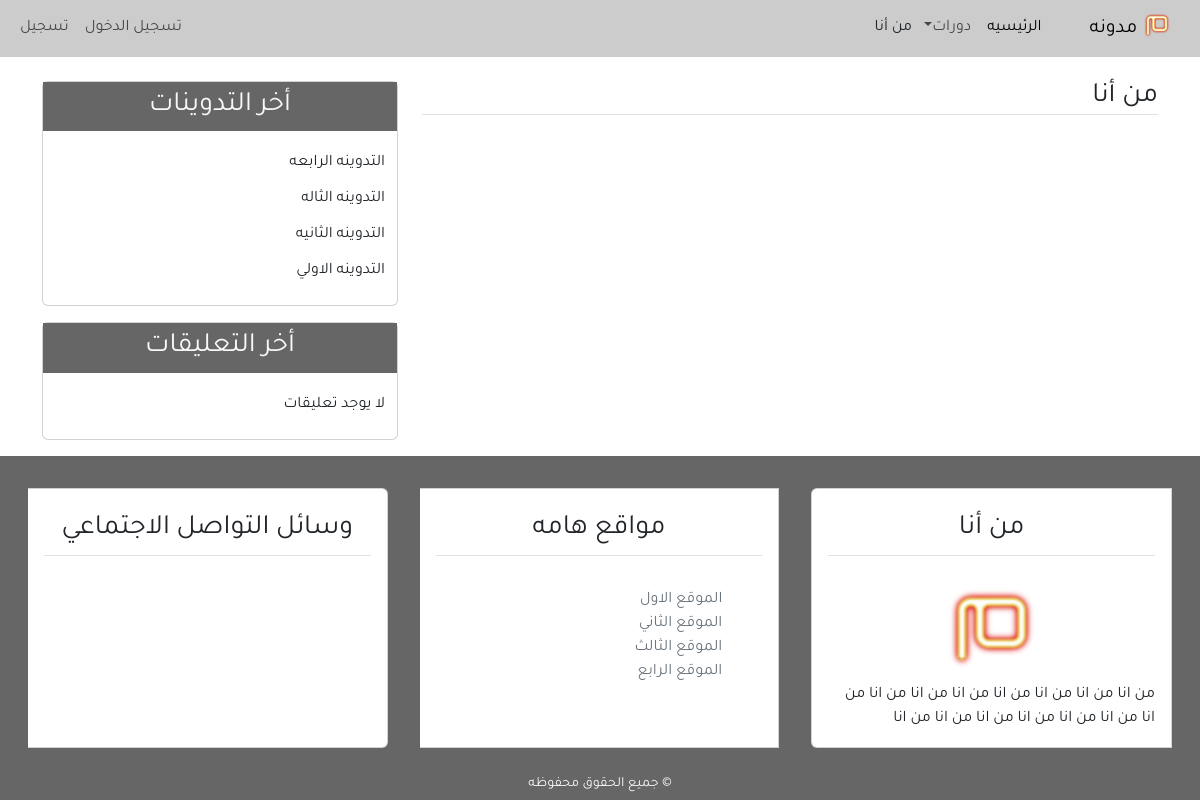
The page /about/ on the database its author committed.
### blog/models.py (models this page shows, shortened)
class Post(models.Model):
    title = models.CharField(max_length=100)
    content = models.TextField()
    post_date = models.DateTimeField(default=timezone.now)
    post_update = models.DateTimeField(auto_now=True)
    author = models.ForeignKey(User, on_delete=models.CASCADE)
    class Meta:
        ordering = ('-post_date'),

### blog/views.py (the view)
# urls.py: path('about/', views.about, name='about'),
def about(request):
        return render(request, 'blog/about.html' ,{'title':'من أنا'})

### blog/templatetags/post_tags.py (called while the page is built)
@register.inclusion_tag('blog/latest_posts.html')
def latest_posts():
    context={
    'l_posts' : Post.objects.all()[0:5]
    }
    return context

@register.inclusion_tag('blog/latest_comments.html')
def latest_comments():
    context={
    'l_comments' : Comment.objects.filter(active=True)[0:5]
    }
    return context

### blog/templates/blog/about.html
{% extends 'blog/base.html' %}
{% block content %}
    <h3 class ="border-bottom"> من أنا</h3>
{% endblock content %}

### blog/templates/blog/latest_posts.html
<ul class = "list-group-flush latest-post">
    {% for post in l_posts %}
        <li class = "list-group-item latest-post-item">
            <a class = "text-dark" href = "{% url 'detail' post.id %}">{{post.title}}</a>
        </li>
    {% endfor %}
</ul>

### blog/static/blog/css/main.css (style rules this page uses)
html, body { direction: rtl; text-align: right; }
body { font-family: 'Tajawal', 'sans-serf'; }
.latest-post, .latest-comment { padding: 0 15px; }
.latest-post, .latest-post-item, .latest-comment, .latest-comment-item { padding: 6px; }
.latest-post li:last-child, .latest-comment li:last-child { border-bottom: 0; padding-bottom: 0; }
a { text-decoration: none; }
ul { list-style-type: none; }

### rows shown on the page
Post: title "التدوينه الرابعه"
Post: title "التدوينه الثاله"
Post: title "التدوينه الثانيه"
Post: title "التدوينه الاولي"
